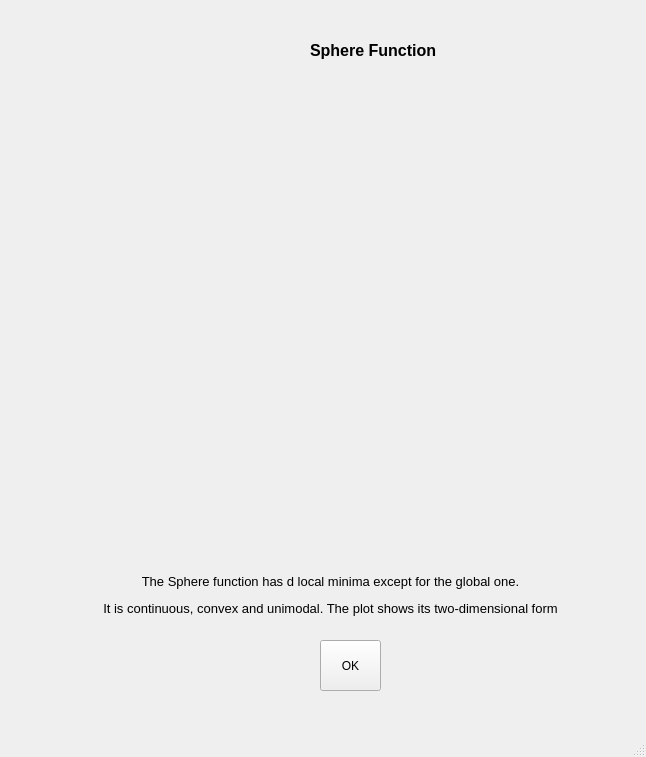
<?xml version="1.0" encoding="UTF-8"?>
<ui version="4.0">
 <class>MainWindow</class>
 <widget class="QMainWindow" name="MainWindow">
  <property name="geometry">
   <rect>
    <x>0</x>
    <y>0</y>
    <width>646</width>
    <height>757</height>
   </rect>
  </property>
  <property name="windowTitle">
   <string>MainWindow</string>
  </property>
  <widget class="QWidget" name="centralwidget">
   <widget class="QPushButton" name="okButton">
    <property name="geometry">
     <rect>
      <x>320</x>
      <y>640</y>
      <width>61</width>
      <height>51</height>
     </rect>
    </property>
    <property name="text">
     <string>OK</string>
    </property>
   </widget>
   <widget class="QLabel" name="label">
    <property name="geometry">
     <rect>
      <x>310</x>
      <y>40</y>
      <width>191</width>
      <height>21</height>
     </rect>
    </property>
    <property name="font">
     <font>
      <pointsize>12</pointsize>
      <weight>75</weight>
      <bold>true</bold>
     </font>
    </property>
    <property name="text">
     <string>Sphere Function</string>
    </property>
   </widget>
   <widget class="QLabel" name="label_2">
    <property name="geometry">
     <rect>
      <x>60</x>
      <y>80</y>
      <width>541</width>
      <height>451</height>
     </rect>
    </property>
    <property name="text">
     <string/>
    </property>
    <property name="pixmap">
     <pixmap>images/sphere.png</pixmap>
    </property>
    <property name="scaledContents">
     <bool>true</bool>
    </property>
   </widget>
   <widget class="QLabel" name="label_4">
    <property name="geometry">
     <rect>
      <x>50</x>
      <y>530</y>
      <width>561</width>
      <height>131</height>
     </rect>
    </property>
    <property name="font">
     <font>
      <pointsize>10</pointsize>
     </font>
    </property>
    <property name="text">
     <string>&lt;html&gt;&lt;head/&gt;&lt;body&gt;&lt;p align=&quot;center&quot;&gt;&lt;span style=&quot; font-family:'Helvetica'; color:#000000;&quot;&gt;The Sphere function has d local minima except for the global one.&lt;/span&gt;&lt;/p&gt;&lt;p align=&quot;center&quot;&gt;&lt;span style=&quot; font-family:'Helvetica'; color:#000000;&quot;&gt; It is continuous, convex and unimodal. The plot shows its two-dimensional form&lt;/span&gt;&lt;/p&gt;&lt;/body&gt;&lt;/html&gt;</string>
    </property>
   </widget>
  </widget>
  <widget class="QMenuBar" name="menubar">
   <property name="geometry">
    <rect>
     <x>0</x>
     <y>0</y>
     <width>646</width>
     <height>21</height>
    </rect>
   </property>
  </widget>
  <widget class="QStatusBar" name="statusbar"/>
 </widget>
 <resources>
  <include location="ImageResources.qrc"/>
 </resources>
 <connections/>
</ui>
